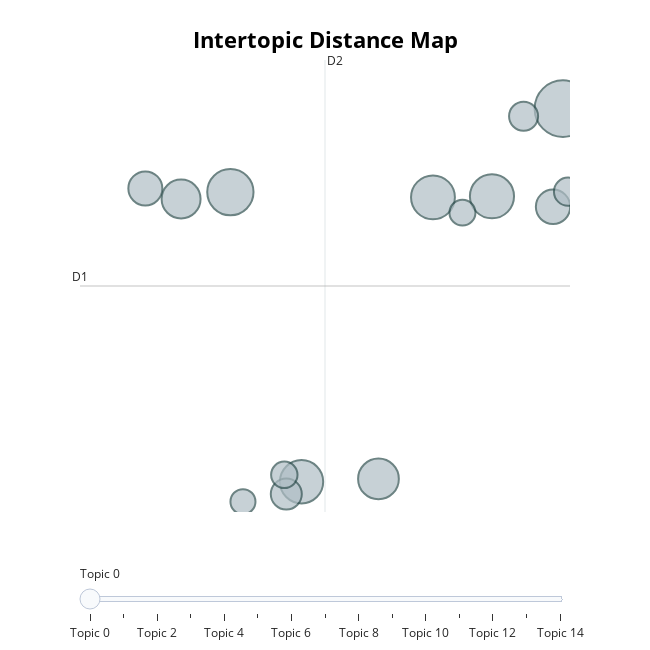

The cell this chart's notebook holds for it:
### Code cell
topic_model.visualize_topics()

### Figure 1 — Plotly figure (JSON) as saved in the notebook; plotly's stock layout.template omitted (floating-point values rounded to 4 significant figures)
{"data": [{"customdata": [[0, "to | and | the | support | care", 133], [1, "journalism | you | please | local | our", 89], [2, "we | and | support | to | our", 81], [3, "the | support | cent | of | per", 80], [4, "fund | to | the | covid19 | support", 78], [5, "the | economy | to | bank | in", 69], [6, "we | your | support | you | thank", 63], [7, "food | farmers | the | restaurants | and", 49], [8, "and | to | support | of | the", 48], [9, "health | the | and | to | care", 40], [10, "coronavirus | the | to | of | in", 35], [11, "the | clubs | and | we | league", 33], [12, "the | unemployment | for | months | support", 29], [13, "india | the | to | in | and", 28], [14, "ventilator | ventilators | oxygen | breathing | patients", 26]], "hovertemplate": "<b>Topic %{customdata[0]}</b><br>Words: %{customdata[1]}<br>Size: %{customdata[2]}", "legendgroup": "", "marker": {"color": "#B0BEC5", "line": {"color": "DarkSlateGrey", "width": 2}, "size": [133, 89, 81, 80, 78, 69, 63, 49, 48, 40, 35, 33, 29, 28, 26], "sizemode": "area", "sizeref": 0.08313, "symbol": "circle"}, "mode": "markers", "name": "", "orientation": "v", "showlegend": false, "type": "scatter", "x": [-0.1035, -2.016, -0.5115, -0.8508, -1.607, -1.164, -2.299, -0.1605, -2.505, -1.694, -0.3297, -0.07395, -1.706, -0.6813, -1.943], "xaxis": "x", "y": [14.76, 10.96, 10.77, 10.72, -2.229, -2.098, 10.64, 10.29, 11.13, -2.789, 14.42, 10.98, -1.913, 10.02, -3.136], "yaxis": "y"}], "layout": {"annotations": [{"showarrow": false, "text": "D1", "x": -2.88, "y": 6.684, "yshift": 10}, {"showarrow": false, "text": "D2", "x": -1.472, "xshift": 10, "y": 16.97}], "height": 650, "hoverlabel": {"bgcolor": "white", "font": {"family": "Rockwell", "size": 16}}, "legend": {"itemsizing": "constant", "tracegroupgap": 0}, "margin": {"t": 60}, "shapes": [{"line": {"color": "#CFD8DC", "width": 2}, "type": "line", "x0": -1.472, "x1": -1.472, "y0": -3.606, "y1": 16.97}, {"line": {"color": "#9E9E9E", "width": 2}, "type": "line", "x0": -2.88, "x1": -0.06286, "y0": 6.684, "y1": 6.684}], "sliders": [{"active": 0, "pad": {"t": 50}, "steps": [{"args": [{"marker.color": [["red", "#B0BEC5", "#B0BEC5", "#B0BEC5", "#B0BEC5", "#B0BEC5", "#B0BEC5", "#B0BEC5", "#B0BEC5", "#B0BEC5", "#B0BEC5", "#B0BEC5", "#B0BEC5", "#B0BEC5", "#B0BEC5"]]}], "label": "Topic 0", "method": "update"}, {"args": [{"marker.color": [["#B0BEC5", "red", "#B0BEC5", "#B0BEC5", "#B0BEC5", "#B0BEC5", "#B0BEC5", "#B0BEC5", "#B0BEC5", "#B0BEC5", "#B0BEC5", "#B0BEC5", "#B0BEC5", "#B0BEC5", "#B0BEC5"]]}], "label": "Topic 1", "method": "update"}, {"args": [{"marker.color": [["#B0BEC5", "#B0BEC5", "red", "#B0BEC5", "#B0BEC5", "#B0BEC5", "#B0BEC5", "#B0BEC5", "#B0BEC5", "#B0BEC5", "#B0BEC5", "#B0BEC5", "#B0BEC5", "#B0BEC5", "#B0BEC5"]]}], "label": "Topic 2", "method": "update"}, {"args": [{"marker.color": [["#B0BEC5", "#B0BEC5", "#B0BEC5", "red", "#B0BEC5", "#B0BEC5", "#B0BEC5", "#B0BEC5", "#B0BEC5", "#B0BEC5", "#B0BEC5", "#B0BEC5", "#B0BEC5", "#B0BEC5", "#B0BEC5"]]}], "label": "Topic 3", "method": "update"}, {"args": [{"marker.color": [["#B0BEC5", "#B0BEC5", "#B0BEC5", "#B0BEC5", "red", "#B0BEC5", "#B0BEC5", "#B0BEC5", "#B0BEC5", "#B0BEC5", "#B0BEC5", "#B0BEC5", "#B0BEC5", "#B0BEC5", "#B0BEC5"]]}], "label": "Topic 4", "method": "update"}, {"args": [{"marker.color": [["#B0BEC5", "#B0BEC5", "#B0BEC5", "#B0BEC5", "#B0BEC5", "red", "#B0BEC5", "#B0BEC5", "#B0BEC5", "#B0BEC5", "#B0BEC5", "#B0BEC5", "#B0BEC5", "#B0BEC5", "#B0BEC5"]]}], "label": "Topic 5", "method": "update"}, {"args": [{"marker.color": [["#B0BEC5", "#B0BEC5", "#B0BEC5", "#B0BEC5", "#B0BEC5", "#B0BEC5", "red", "#B0BEC5", "#B0BEC5", "#B0BEC5", "#B0BEC5", "#B0BEC5", "#B0BEC5", "#B0BEC5", "#B0BEC5"]]}], "label": "Topic 6", "method": "update"}, {"args": [{"marker.color": [["#B0BEC5", "#B0BEC5", "#B0BEC5", "#B0BEC5", "#B0BEC5", "#B0BEC5", "#B0BEC5", "red", "#B0BEC5", "#B0BEC5", "#B0BEC5", "#B0BEC5", "#B0BEC5", "#B0BEC5", "#B0BEC5"]]}], "label": "Topic 7", "method": "update"}, {"args": [{"marker.color": [["#B0BEC5", "#B0BEC5", "#B0BEC5", "#B0BEC5", "#B0BEC5", "#B0BEC5", "#B0BEC5", "#B0BEC5", "red", "#B0BEC5", "#B0BEC5", "#B0BEC5", "#B0BEC5", "#B0BEC5", "#B0BEC5"]]}], "label": "Topic 8", "method": "update"}, {"args": [{"marker.color": [["#B0BEC5", "#B0BEC5", "#B0BEC5", "#B0BEC5", "#B0BEC5", "#B0BEC5", "#B0BEC5", "#B0BEC5", "#B0BEC5", "red", "#B0BEC5", "#B0BEC5", "#B0BEC5", "#B0BEC5", "#B0BEC5"]]}], "label": "Topic 9", "method": "update"}, {"args": [{"marker.color": [["#B0BEC5", "#B0BEC5", "#B0BEC5", "#B0BEC5", "#B0BEC5", "#B0BEC5", "#B0BEC5", "#B0BEC5", "#B0BEC5", "#B0BEC5", "red", "#B0BEC5", "#B0BEC5", "#B0BEC5", "#B0BEC5"]]}], "label": "Topic 10", "method": "update"}, {"args": [{"marker.color": [["#B0BEC5", "#B0BEC5", "#B0BEC5", "#B0BEC5", "#B0BEC5", "#B0BEC5", "#B0BEC5", "#B0BEC5", "#B0BEC5", "#B0BEC5", "#B0BEC5", "red", "#B0BEC5", "#B0BEC5", "#B0BEC5"]]}], "label": "Topic 11", "method": "update"}, {"args": [{"marker.color": [["#B0BEC5", "#B0BEC5", "#B0BEC5", "#B0BEC5", "#B0BEC5", "#B0BEC5", "#B0BEC5", "#B0BEC5", "#B0BEC5", "#B0BEC5", "#B0BEC5", "#B0BEC5", "red", "#B0BEC5", "#B0BEC5"]]}], "label": "Topic 12", "method": "update"}, {"args": [{"marker.color": [["#B0BEC5", "#B0BEC5", "#B0BEC5", "#B0BEC5", "#B0BEC5", "#B0BEC5", "#B0BEC5", "#B0BEC5", "#B0BEC5", "#B0BEC5", "#B0BEC5", "#B0BEC5", "#B0BEC5", "red", "#B0BEC5"]]}], "label": "Topic 13", "method": "update"}, {"args": [{"marker.color": [["#B0BEC5", "#B0BEC5", "#B0BEC5", "#B0BEC5", "#B0BEC5", "#B0BEC5", "#B0BEC5", "#B0BEC5", "#B0BEC5", "#B0BEC5", "#B0BEC5", "#B0BEC5", "#B0BEC5", "#B0BEC5", "red"]]}], "label": "Topic 14", "method": "update"}]}], "title": {"font": {"color": "Black", "size": 22}, "text": "<b>Intertopic Distance Map", "x": 0.5, "xanchor": "center", "y": 0.95, "yanchor": "top"}, "width": 650, "xaxis": {"anchor": "y", "domain": [0, 1], "range": [-2.88, -0.06286], "title": {"text": ""}, "visible": false}, "yaxis": {"anchor": "x", "domain": [0, 1], "range": [-3.606, 16.97], "title": {"text": ""}, "visible": false}}}
